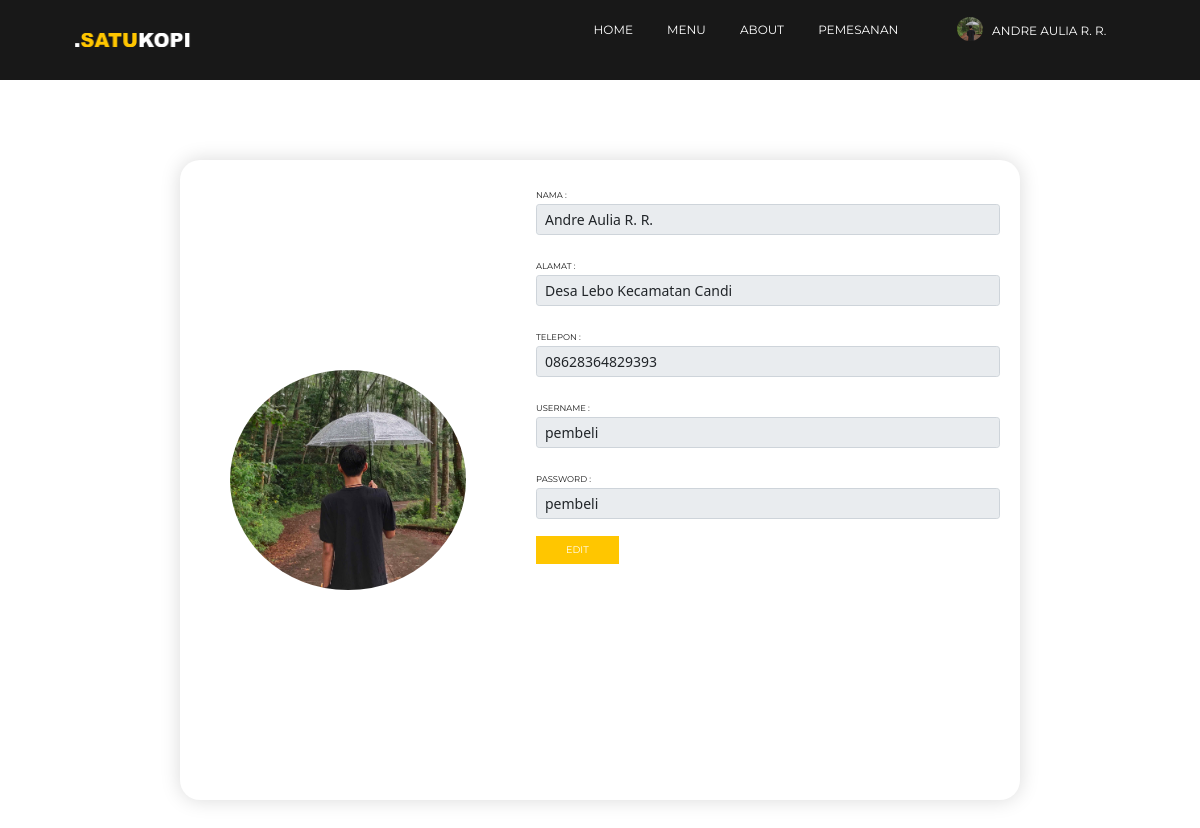
The page /pembeli/profil.php (signed in) on the database its author committed.
### tables this page shows
CREATE TABLE `dt_user` (
  `id_user` int(255) NOT NULL,
  `nama` varchar(255) NOT NULL,
  `alamat` varchar(255) NOT NULL,
  `telepon` varchar(255) NOT NULL,
  `foto` varchar(255) NOT NULL,
  `jabatan` text NOT NULL,
  `username` varchar(255) NOT NULL,
  `password` varchar(255) NOT NULL
);

### pembeli/profil.php (the view, shortened to what this page needs)
<?php
    include_once("koneksi.php");
   $id_saya = $_SESSION['user_global']->id_user;
    $ambildata = mysqli_query($koneksi, "SELECT * FROM dt_user WHERE id_user = $id_saya");
    $data = mysqli_fetch_array($ambildata)
?>
<!DOCTYPE html>
<html>
<head>
     <link rel="stylesheet" href="profil.css">
     <?php require_once 'header.php'; ?>
</head>
<body>
<section id="tampilan-1">
    <div class="navbar">
        <div class="navbar-kiri">
            <img src="../gambar/logo-nav.png">
        </div>
        <div class="navbar-tengah">
            <ul>
            <li><a href="home.php">Home</a></li>
            <li><a href="menu.php">Menu</a></li>
            <li><a href="about.php">About</a></li>
            <li class="dropdown"><a href="#.php">Pemesanan</a>
        </ul>
        </div>
        <div class="navbar-kanan">
            <div class="nav-k-kiri">
                <div class="kiri-foto">
                    <img src="../gambar/<?php echo $_SESSION['user_global']->foto ?>">
                </div>
            </div>
            <div class="nav-k-kanan">
                <ul>
                    <li class="dropdown"><a href="profil.php"><?php echo $_SESSION['user_global']->nama ?></a>
            </li>
        </ul>
            </div>
        </div>
    </div>
</section>
<section id="tampilan-2">
    <div class="profile">
        <div class="profile-kiri">
             <div class="profile-foto">
                  <img src="../gambar/<?php echo $data['foto']?>">
             </div>
        </div>
        <div class="profile-kanan">
            <div class="profile-isi">
           <table>
            <fieldset disabled>
            <div class="mb-3">
                <label for="disabledTextInput" class="form-label">NAMA :</label>
                <input type="text" id="disabledTextInput" class="form-control form-control-sm" placeholder="Disabled input" name="nama" value="<?php echo $data['nama']?>">
        </div>
        <div class="mb-3">
                <label for="formGroupExampleInput" class="form-label">ALAMAT :</label>
                <input type="text" class="form-control form-control-sm" id="formGroupExampleInput" placeholder="Alamat Lengkap" name="alamat" value="<?php echo $data['alamat']?>">
        </div>
        <div class="mb-3">
                <label for="formGroupExampleInput" class="form-label">TELEPON :</label>
                <input type="text" class="form-control form-control-sm" id="formGroupExampleInput" placeholder="Nomor Telepon" name="telepon" value="<?php echo $data['telepon']?>">
        </div>
        <div class="mb-3">
                <label for="formGroupExampleInput" class="form-label">USERNAME :</label>
                <input type="text" class="form-control form-control-sm" id="formGroupExampleInput" placeholder="Username" name="username" value="<?php echo $data['username']?>">
        </div>
        <div class="mb-3">
                <label for="formGroupExampleInput" class="form-label">PASSWORD :</label>
                <input type="text" class="form-control form-control-sm" id="formGroupExampleInput" placeholder="Password" name="password"value="<?php echo $data['password']?>">
        </div>
         </fieldset>
    </table>
                <div class="tombol-1"><a href="edit-profile.php"><button>EDIT</button></a></div>
            </div>
        </div>
    </div>
</section>
</body>
</html>

### pembeli/profil.css (style rules this page uses)
* { margin: 0px; padding: 0px; }
#tampilan-1 { height: 10vh; background-color: #2c2c2c; }
.navbar { width: 100%; height: 100%; display: flex; background-color: #181818; }
.navbar .navbar-kiri { width: 20%; height: 100%; display: flex; justify-content: center; align-items: center; }
.navbar .navbar-kiri img { width: 50%; }
.navbar .navbar-tengah { width: 60%; height: 100%; padding-left: 25%; padding-top: 0.7%; }
.navbar .navbar-tengah ul li { list-style: none; display: inline-block; margin-left: 20px; margin-right: 10px; }
.navbar .navbar-tengah ul li a { text-decoration: none; color: white; text-transform: uppercase; font-family: 'Montserrat', sans-serif; font-size: 1vw; }
.navbar .navbar-kanan { width: 20%; height: 100%; }
.navbar .navbar-kanan .nav-k-kiri { width: 17%; height: 100%; float: left; padding: 7px; }
.navbar .navbar-kanan .nav-k-kiri .kiri-foto img { height: 100%; width: 100%; top:0; left:0; object-fit: cover; border-radius: 100%; border-style: none; }
.navbar .navbar-kanan .nav-k-kanan { width: 83%; height: 100%; float: right; padding-top: 4%; }
.navbar .navbar-kanan .nav-k-kanan ul li { list-style: none; display: inline-block; margin-left: -30px; }
.navbar .navbar-kanan .nav-k-kanan ul li a { text-decoration: none; color: white; text-transform: uppercase; font-family: 'Montserrat', sans-serif; font-size: 1vw; }
#tampilan-2 { height: 100vh; justify-content: center; align-items: center; display: flex; }
.profile { height: 80%; width: 70%; background-color: white; box-shadow: 0 0 20px rgba(0,0,0,0.15); border-radius: 20px; text-decoration: none; }
.profile .profile-kiri { height: 100%; width: 40%; float: left; padding: 50px; display: flex; align-items: center; justify-content: center; }
.profile .profile-kiri .profile-foto img { height: 100%; width: 100%; top:0; left:0; object-fit: cover; border-radius: 100%; border-style: none; }
.profile .profile-kanan { height: 100%; width: 60%; float: right; padding: 20px; }
.profile .profile-kanan .profile-isi { height: 100%; width: 100%; float: left; align-items: center; justify-content: center; }
.profile .profile-kanan .profile-isi label { color: #181818; font-family: 'Montserrat', sans-serif; font-size: 0.7vw; margin: auto; }
.profile .profile-kanan .profile-isi button { text-decoration: none; background-color: #ffc600; font-family: 'Montserrat', sans-serif; font-size: 0.8vw; padding: 7px 30px; color: white; border-style: none; }

### rows shown on the page
dt_user: foto (picture), nama "ANDRE AULIA R. R.", nama "Andre Aulia R. R.", alamat "Desa Lebo Kecamatan Candi", telepon "08628364829393", username "pembeli"
